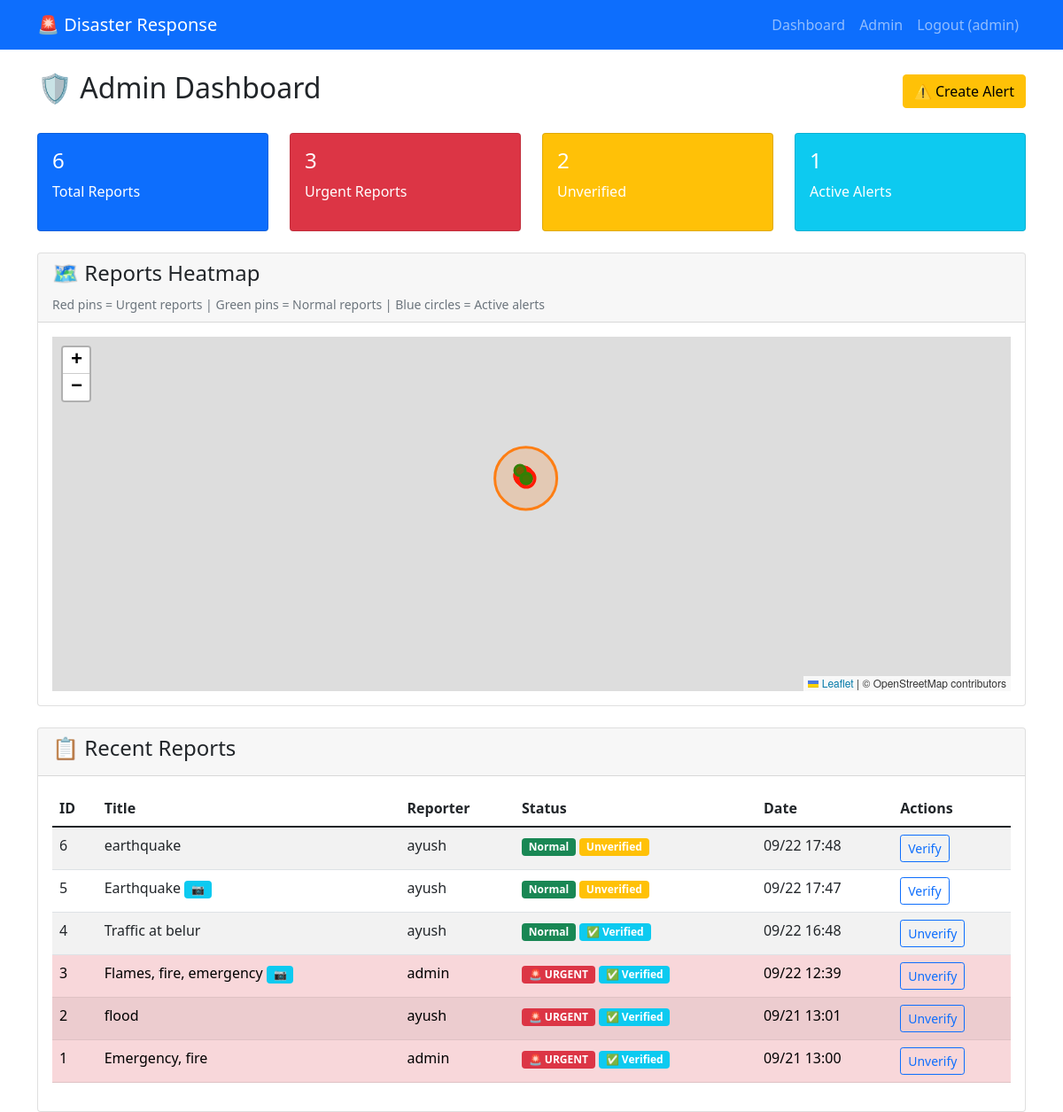
The page /admin (signed in) on the database its author committed.
### app.py (models this page shows, shortened)
class User(UserMixin, db.Model):
    id = db.Column(db.Integer, primary_key=True)
    username = db.Column(db.String(80), unique=True, nullable=False)
    email = db.Column(db.String(120), unique=True, nullable=False)
    password_hash = db.Column(db.String(128))
    is_admin = db.Column(db.Boolean, default=False)
    created_at = db.Column(db.DateTime, default=datetime.utcnow)
    reports = db.relationship('Report', backref='reporter', lazy=True)

class Report(db.Model):
    id = db.Column(db.Integer, primary_key=True)
    title = db.Column(db.String(200), nullable=False)
    description = db.Column(db.Text, nullable=False)
    latitude = db.Column(db.Float)
    longitude = db.Column(db.Float)
    image_filename = db.Column(db.String(200))
    is_urgent = db.Column(db.Boolean, default=False)
    is_verified = db.Column(db.Boolean, default=False)
    created_at = db.Column(db.DateTime, default=datetime.utcnow)
    user_id = db.Column(db.Integer, db.ForeignKey('user.id'), nullable=False)

### app.py (the view)
@app.route('/admin')
@login_required
def admin_dashboard():
    if not current_user.is_admin:
        flash('Access denied. Admin privileges required.')
        return redirect(url_for('dashboard'))
    total_reports = Report.query.count()
    urgent_reports = Report.query.filter_by(is_urgent=True).count()
    unverified_reports = Report.query.filter_by(is_verified=False).count()
    active_alerts = Alert.query.filter_by(is_active=True).count()
    recent_reports = Report.query.order_by(Report.created_at.desc()).limit(10).all()
    map_reports = Report.query.filter(Report.latitude.isnot(None), Report.longitude.isnot(None)).all()
    return render_template('admin_dashboard.html',
                         total_reports=total_reports,
                         urgent_reports=urgent_reports,
                         unverified_reports=unverified_reports,
                         active_alerts=active_alerts,
                         recent_reports=recent_reports,
                         map_reports=map_reports)

### app.py (called while the page is built)
@login_manager.user_loader
def load_user(user_id):
    return User.query.get(int(user_id))

### templates/admin_dashboard.html (shortened to what this page needs)
{% extends "base.html" %} {% block content %}
<div class="d-flex justify-content-between align-items-center mb-4">
  <h2>🛡️ Admin Dashboard</h2>
  <a href="{{ url_for('create_alert') }}" class="btn btn-warning"
    >⚠️ Create Alert</a
  >
</div>
<div class="row mb-4">
  <div class="col-md-3">
    <div class="card bg-primary text-white">
      <div class="card-body">
        <h4>{{ total_reports }}</h4>
        <p>Total Reports</p>
      </div>
    </div>
  </div>
  <div class="col-md-3">
    <div class="card bg-danger text-white">
      <div class="card-body">
        <h4>{{ urgent_reports }}</h4>
        <p>Urgent Reports</p>
      </div>
    </div>
  </div>
  <div class="col-md-3">
    <div class="card bg-warning text-white">
      <div class="card-body">
        <h4>{{ unverified_reports }}</h4>
        <p>Unverified</p>
      </div>
    </div>
  </div>
  <div class="col-md-3">
    <div class="card bg-info text-white">
      <div class="card-body">
        <h4>{{ active_alerts }}</h4>
        <p>Active Alerts</p>
      </div>
    </div>
  </div>
</div>
<div class="row">
  <div class="col-12">
    <div class="card mb-4">
      <div class="card-header">
        <h4>🗺️ Reports Heatmap</h4>
        <small class="text-muted"
          >Red pins = Urgent reports | Green pins = Normal reports | Blue
          circles = Active alerts</small
        >
      </div>
      <div class="card-body">
        <div id="map"></div>
      </div>
    </div>
  </div>
</div>
<div class="row">
  <div class="col-12">
    <div class="card">
      <div class="card-header">
        <h4>📋 Recent Reports</h4>
      </div>
      <div class="card-body">
        <div class="table-responsive">
          <table class="table table-striped">
            <thead>
              <tr>
                <th>ID</th>
                <th>Title</th>
                <th>Reporter</th>
                <th>Status</th>
                <th>Date</th>
                <th>Actions</th>
              </tr>
            </thead>
            <tbody>
              {% for report in recent_reports %}
              <tr class="{{ 'table-danger' if report.is_urgent else '' }}">
                <td>{{ report.id }}</td>
                <td>
                  {{ report.title }} {% if report.image_filename %}
                  <span class="badge bg-info">📷</span>
                  {% endif %}
                </td>
                <td>{{ report.reporter.username }}</td>
                <td>
                  {% if report.is_urgent %}
                  <span class="badge bg-danger">🚨 URGENT</span>
                  {% else %}
                  <span class="badge bg-success">Normal</span>
                  {% endif %} {% if report.is_verified %}
                  <span class="badge bg-info">✅ Verified</span>
                  {% else %}
                  <span class="badge bg-warning">Unverified</span>
                  {% endif %}
                </td>
                <td>{{ report.created_at.strftime('%m/%d %H:%M') }}</td>
                <td>
                  <a
                    href="{{ url_for('verify_report', report_id=report.id) }}"
                    class="btn btn-sm btn-outline-primary"
                  >
                    {% if report.is_verified %}Unverify{% else %}Verify{% endif
                    %}
                  </a>
                </td>
              </tr>
              {% endfor %}
            </tbody>
          </table>
        </div>
      </div>
    </div>
  </div>
</div>
{% endblock %}

### templates/base.html (shortened to what this page needs)
<!DOCTYPE html>
<html lang="en">
  <head>
    <link
      href="https://cdn.jsdelivr.net/npm/bootstrap@5.1.3/dist/css/bootstrap.min.css"
      rel="stylesheet"
    />
    <link
      rel="stylesheet"
      href="https://unpkg.com/leaflet@1.7.1/dist/leaflet.css"
    />
  </head>
  <body>
    <nav class="navbar navbar-expand-lg navbar-dark bg-primary">
      <div class="container">
        <a class="navbar-brand" href="{{ url_for('index') }}"
          >🚨 Disaster Response</a
        >
        <div class="navbar-nav ms-auto">
          {% if current_user.is_authenticated %}
          <a class="nav-link" href="{{ url_for('dashboard') }}">Dashboard</a>
          {% if current_user.is_admin %}
          <a class="nav-link" href="{{ url_for('admin_dashboard') }}">Admin</a>
          {% endif %}
          <a class="nav-link" href="{{ url_for('logout') }}"
            >Logout ({{ current_user.username }})</a
          >
          {% else %}
          <a class="nav-link" href="{{ url_for('login') }}">Login</a>
          <a class="nav-link" href="{{ url_for('register') }}">Register</a>
          {% endif %}
        </div>
      </div>
    </nav>
    <main class="container mt-4">
       {% block content %}{% endblock %}
    </main>
  </body>
</html>

### templates/base.html (style rules this page uses)
#map { height: 400px; }

### rows shown on the page
User: username "admin"
Report: id "6", title "earthquake", reporter.username "ayush", is_urgent "Normal", is_verified "Unverified", created_at "09/22 17:48"
Report: id "5", title "Earthquake", reporter.username "ayush", is_urgent "Normal", is_verified "Unverified", created_at "09/22 17:47"
Report: id "4", title "Traffic at belur", reporter.username "ayush", is_urgent "Normal", is_verified "✅ Verified", created_at "09/22 16:48"
Report: id "3", title "Flames, fire, emergency", reporter.username "admin", is_urgent "🚨 URGENT", is_verified "✅ Verified", created_at "09/22 12:39"
Report: id "2", title "flood", reporter.username "ayush", is_urgent "🚨 URGENT", is_verified "✅ Verified", created_at "09/21 13:01"
Report: id "1", title "Emergency, fire", reporter.username "admin", is_urgent "🚨 URGENT", is_verified "✅ Verified", created_at "09/21 13:00"

### other values the page prints
{{ total_reports }} "6"
{{ urgent_reports }} "3"
{{ unverified_reports }} "2"
{{ active_alerts }} "1"
